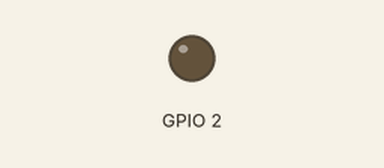
Recording of a sketch running on a simulated ESP8266 (NodeMCU). On the bench: output pins drawn as LEDs (lit = HIGH). WiFi joins after 1.5 s; servers stay silent unless stated.

Above: at 1.5 s.
At 38.95 s:
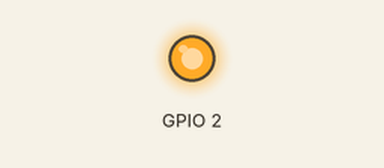
Timing chart, 0 to 40.0 s (numbered marks = the images above):
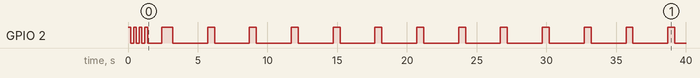

Measured:
- by itself, GPIO 2: goes 3 × (LOW 0.20 s, HIGH 0.20 s), LOW 1.0 s, HIGH 0.80 s, 12 × (LOW 2.5 s, HIGH 0.50 s), then LOW

The sketch:

spider_esp.ino
```cpp
// =============================================================================
//  spider_esp.ino — Spider Robot ESP8266 Bridge Firmware
//
//  Runs on the ESP-01 module connected to the ATmega2560 via Serial2.
//  Responsibilities:
//    1. Join home WiFi (STA mode), auto-reconnect on drop
//    2. Connect to brain server TCP socket, auto-reconnect on drop
//    3. Transparent serial bridge: ATmega ↔ TCP ↔ Brain server
//    4. ArduinoOTA for wireless firmware updates (no USB needed after first flash)
//
//  Board: Generic ESP8266 Module
//  Flash: 1MB (ESP-01)
//  Arduino core: esp8266/Arduino 3.x
// =============================================================================

#include <ESP8266WiFi.h>
#include <ArduinoOTA.h>

// -----------------------------------------------------------------------------
//  Credentials live in `secrets.h` (gitignored). Copy `secrets.example.h` to
//  `secrets.h` in this same folder and fill in real values before flashing.
// -----------------------------------------------------------------------------
#include "secrets.h"
// -----------------------------------------------------------------------------

// Serial speed must match ATmega BrainComm ESP_BAUD (Config.h)
static const uint32_t SERIAL_BAUD = 115200;

// Reconnect intervals
static const uint32_t WIFI_RETRY_MS   = 5000;
static const uint32_t TCP_RETRY_MS    = 3000;
static const uint32_t TCP_TIMEOUT_MS  = 8000;  // close dead connection after 8s silence

WiFiClient _tcp;
uint32_t _lastWifiAttempt = 0;
uint32_t _lastTcpAttempt  = 0;
uint32_t _lastRxTime      = 0;

// =============================================================================
//  setup
// =============================================================================
void setup() {
    Serial.begin(SERIAL_BAUD);

    // Use onboard LED (GPIO1=TX on ESP-01, use GPIO2 if available as LED)
    // ESP-01 has LED on GPIO2
    pinMode(2, OUTPUT);
    digitalWrite(2, HIGH);  // active low, off initially

    WiFi.mode(WIFI_STA);
    WiFi.setAutoReconnect(true);
    WiFi.persistent(false);  // don't wear out flash with reconnect saves

    // OTA setup — hostname visible in Arduino IDE and avahi/mDNS
    ArduinoOTA.setHostname("spider-esp");
    ArduinoOTA.setPassword(OTA_PASSWORD);

    ArduinoOTA.onStart([]() {
        _tcp.stop();  // close TCP bridge during OTA to avoid interleaving
        Serial.end();
    });
    ArduinoOTA.onEnd([]() {
        // ESP restarts automatically after OTA
    });
    ArduinoOTA.onError([](ota_error_t) {
        ESP.restart();
    });

    ArduinoOTA.begin();

    connectWifi();
    _lastRxTime = millis();
}

// =============================================================================
//  loop
// =============================================================================
void loop() {
    ArduinoOTA.handle();  // must be called every loop

    ensureWifi();
    ensureTcp();
    bridge();
    blinkStatus();
}

// =============================================================================
//  WiFi management
// =============================================================================
void connectWifi() {
    WiFi.begin(WIFI_SSID, WIFI_PASSWORD);
    _lastWifiAttempt = millis();
}

void ensureWifi() {
    if (WiFi.status() == WL_CONNECTED) return;
    if (millis() - _lastWifiAttempt < WIFI_RETRY_MS) return;
    _lastWifiAttempt = millis();
    WiFi.disconnect();
    WiFi.begin(WIFI_SSID, WIFI_PASSWORD);
}

// =============================================================================
//  TCP management
// =============================================================================
void ensureTcp() {
    if (WiFi.status() != WL_CONNECTED) return;

    // Watchdog: close silent connection (brain server gone without TCP FIN)
    if (_tcp.connected() && millis() - _lastRxTime > TCP_TIMEOUT_MS) {
        _tcp.stop();
    }

    if (_tcp.connected()) return;
    if (millis() - _lastTcpAttempt < TCP_RETRY_MS) return;

    _lastTcpAttempt = millis();
    _tcp.connect(BRAIN_HOST, BRAIN_PORT);
    if (_tcp.connected()) {
        _lastRxTime = millis();
    }
}

// =============================================================================
//  Transparent bridge — ATmega Serial ↔ TCP
// =============================================================================
void bridge() {
    if (!_tcp.connected()) return;

    // TCP → Serial (brain → ATmega)
    while (_tcp.available()) {
        Serial.write(_tcp.read());
        _lastRxTime = millis();
    }

    // Serial → TCP (ATmega → brain)
    // Also reset watchdog here — ATmega sends state every 50ms so this
    // proves the connection is alive even when brain isn't sending commands.
    while (Serial.available()) {
        _tcp.write(Serial.read());
        _lastRxTime = millis();
    }
}

// =============================================================================
//  Status LED — blink pattern reflects connection state
//  Fast blink (200ms): no WiFi
//  Slow blink (1000ms): WiFi OK, no TCP
//  Solid on: fully connected
// =============================================================================
static uint32_t _lastBlink = 0;
static bool _ledState = false;
static uint8_t _blinkCount = 0;

void blinkStatus() {
    bool wifiOk = (WiFi.status() == WL_CONNECTED);
    bool tcpOk  = _tcp.connected();

    if (wifiOk && tcpOk) {
        digitalWrite(2, LOW);  // solid on = connected
        return;
    }

    uint16_t interval = wifiOk ? 1000 : 200;
    if (millis() - _lastBlink >= interval) {
        _lastBlink = millis();
        _ledState = !_ledState;
        digitalWrite(2, _ledState ? LOW : HIGH);  // active low
    }
}
```

secrets.example.h
```cpp
#pragma once
// Copy this file to `secrets.h` (same folder) and fill in real values.
// `secrets.h` is gitignored so your credentials stay local.
static const char* WIFI_SSID     = "YOUR_WIFI_SSID";
static const char* WIFI_PASSWORD = "YOUR_WIFI_PASSWORD";
static const char* BRAIN_HOST    = "192.168.x.x";   // LAN IP of brain server
static const uint16_t BRAIN_PORT = 9000;
static const char* OTA_PASSWORD  = "YOUR_OTA_PASSWORD";
```
